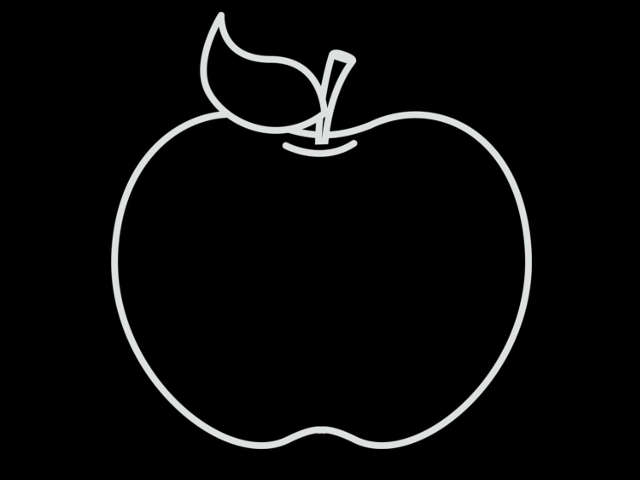
//> input picture app/apple.jpg, 640 x 480 px, given in place of the camera
$ ./code   (built with g++ and OpenCV 4)
//> lines starting //> are read from the running program, lines starting //| are printed output that depends on the picture; after the words box and inside, x2 and y2 are one past the last pixel; in counts of white or black regions, pixels touching at a corner belong together
#include <iostream>
#include <string>

#include <opencv2/highgui.hpp>
#include <opencv2/imgproc.hpp>
#include <opencv2/opencv.hpp>

using namespace cv;
using namespace std;


// g++ $(pkg-config --cflags --libs opencv4) -std=c++11 code.cpp -o app

//Funkcja odpowiedzialna za nałożenie na plotno zadanego obrazu
void overlayImage(const cv::Mat &background, const cv::Mat &foreground,
  cv::Mat &output, cv::Point2i location)
{
  background.copyTo(output);
  for(int y = std::max(location.y , 0); y < background.rows; ++y)
  {
    int fY = y - location.y;
    if(fY >= foreground.rows)
      break;
    for(int x = std::max(location.x, 0); x < background.cols; ++x)
    {
      int fX = x - location.x;
      if(fX >= foreground.cols)
        break;
      double opacity =
        ((double)foreground.data[fY * foreground.step + fX * foreground.channels() + 3])

        / 255.;
      for(int c = 0; opacity > 0 && c < output.channels(); ++c)
      {
        unsigned char foregroundPx =
          foreground.data[fY * foreground.step + fX * foreground.channels() + c];
        unsigned char backgroundPx =
          background.data[y * background.step + x * background.channels() + c];
        output.data[y*output.step + output.channels()*x + c] =
          backgroundPx * (1.-opacity) + foregroundPx * opacity;
      }
    }
  }
}


 int main( int argc, char** argv )
 {
    VideoCapture cap(0);

    //sprawdzenie dostepu do kamery urzadzenia
    if ( !cap.isOpened() )
    {
         cout << "Cannot open the web cam" << endl;
         return -1;
    }

    //uruchomienie okna z przechwyconym obrazem z kamery
    namedWindow("Control", WINDOW_AUTOSIZE);

    int iLowH = 102;
    int iHighH = 179;

    int iLowS = 150;
    int iHighS = 255;

    int iLowV = 60;
    int iHighV = 255;

    createTrackbar("LowH", "Control", &iLowH, 179);
    createTrackbar("HighH", "Control", &iHighH, 179);

    createTrackbar("LowS", "Control", &iLowS, 255);
    createTrackbar("HighS", "Control", &iHighS, 255);

    createTrackbar("LowV", "Control", &iLowV, 255);
    createTrackbar("HighV", "Control", &iHighV, 255);

    int iLastX = -1;
    int iLastY = -1;

    Mat imgTmp;
    cap.read(imgTmp);
//> imgTmp is the input picture: 480 rows x 640 cols, CV_8UC3; mean B, G, R 9, 9, 8.9

    Mat imgLines = Mat::zeros( imgTmp.size(), CV_8UC3 );;

    while (true)
    {
        Mat imgOriginal;

        bool bSuccess = cap.read(imgOriginal);

        if (!bSuccess)
        {
             cout << "Cannot read a frame from video stream" << endl;
             break;
        }

        Mat imgHSV;

        cvtColor(imgOriginal, imgHSV, COLOR_BGR2HSV);
//> imgHSV: 480 rows x 640 cols, CV_8UC3; mean H, S, V 3.1, 1.6, 9

        Mat imgThresholded;

        inRange(imgHSV, Scalar(iLowH, iLowS, iLowV), Scalar(iHighH, iHighS, iHighV), imgThresholded);
//> imgThresholded: 480 rows x 640 cols, CV_8UC1; every value is 0

        erode(imgThresholded, imgThresholded, getStructuringElement(MORPH_ELLIPSE, Size(5, 5)) );
        dilate( imgThresholded, imgThresholded, getStructuringElement(MORPH_ELLIPSE, Size(5, 5)) );

        dilate( imgThresholded, imgThresholded, getStructuringElement(MORPH_ELLIPSE, Size(5, 5)) );
        erode(imgThresholded, imgThresholded, getStructuringElement(MORPH_ELLIPSE, Size(5, 5)) );

        Moments oMoments = moments(imgThresholded);
//> oMoments = moments, m00 0

        double dM01 = oMoments.m01;
//> dM01 = 0
        double dM10 = oMoments.m10;
//> dM10 = 0
        double dArea = oMoments.m00;
//> dArea = 0

        if (dArea > 10000) {
           int posX = dM10 / dArea;
           int posY = dM01 / dArea;

           if (iLastX >= 0 && iLastY >= 0 && posX >= 0 && posY >= 0) {
			        if (waitKey(60) == 113) {
                line(imgLines, Point(posX, posY), Point(iLastX, iLastY), Scalar(0,0,255), 15);
				      }
		  	      if (waitKey(60) == 119) {
         	      line(imgLines, Point(posX, posY), Point(iLastX, iLastY), Scalar(0,255,0), 15);
          	  }
				      else if (waitKey(60) == 101)
       		    {
         	      line(imgLines, Point(posX, posY), Point(iLastX, iLastY), Scalar(0,0,0), 15);
          	  }
           }
           iLastX = posX;
           iLastY = posY;
        }

		Mat apple = imread("apple.png", IMREAD_UNCHANGED);
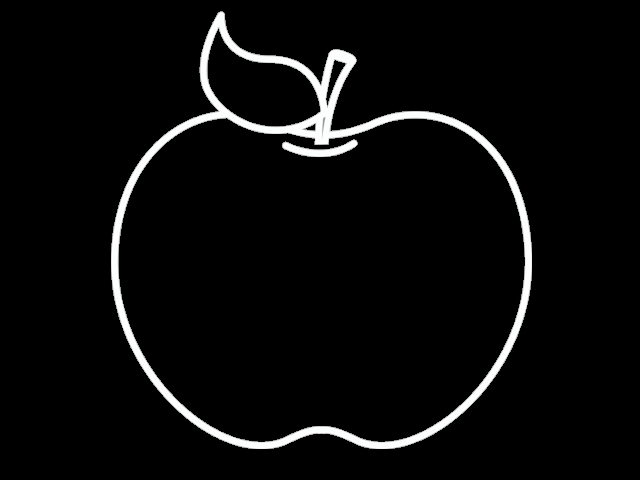
//> input picture app/apple.png, 640 x 480 px
//> apple is the input picture: 480 rows x 640 cols, CV_8UC4; mean B, G, R, A 11, 11, 10.9, 11.8

		Mat result;

		overlayImage(imgOriginal, apple, result, cv::Point(300,100));
//> after the loop in overlayImage, `for(int y = std::max(location.y , 0); y < background.rows; ++y)`:
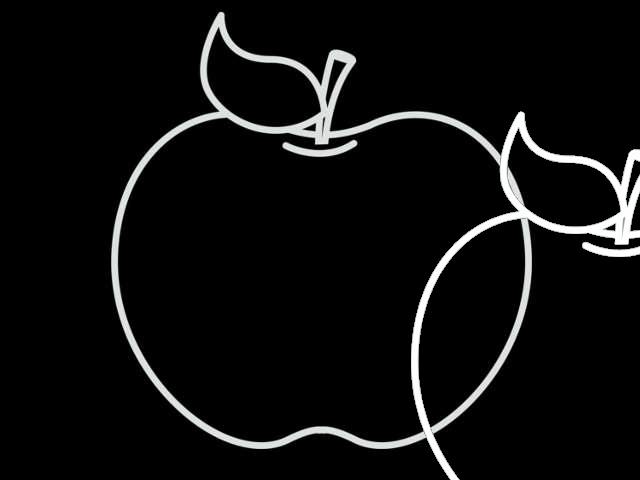
//> output: 480 rows x 640 cols, CV_8UC3; 2.42% of pixels changed, all inside (x1, y1, x2, y2) = (411, 111, 640, 480)

		namedWindow("Apple", WINDOW_AUTOSIZE);


        Mat imgOriginalFlipped;

        //apple = apple + imgLines;
		    imgOriginal = imgOriginal + imgLines;
        //flip(apple,appleFlipped,1);
        //imshow("Lines", imgFlipped);
        flip(imgOriginal,imgOriginalFlipped,1);
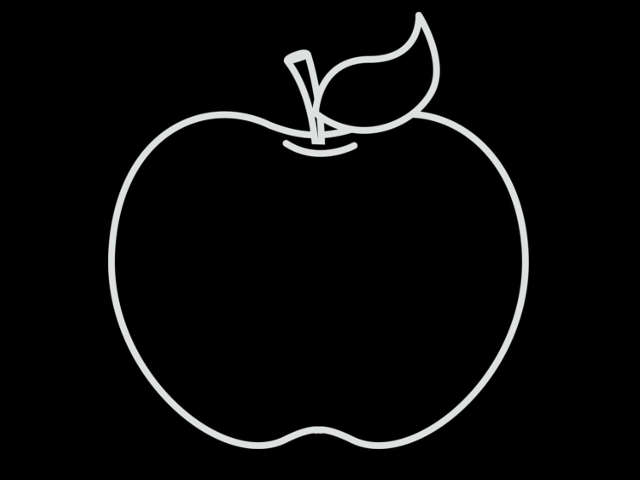
//> imgOriginalFlipped: 480 rows x 640 cols, CV_8UC3; mean B, G, R 9, 9, 8.9
        //imshow("Original", imgOriginalFlipped);

        Mat resultFlipped;

        result = result + imgLines;
        flip(result, resultFlipped, 1);
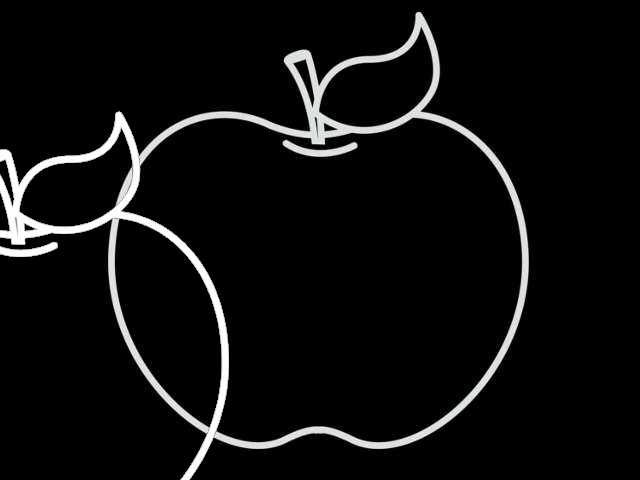
//> resultFlipped: 480 rows x 640 cols, CV_8UC3; mean B, G, R 14.4, 14.5, 14.3
        imshow("result", resultFlipped);


        if (waitKey(30) == 27)
//> the Esc key is pressed
        {
           cout << "Program ended..." << endl;
           break;
        }
     }

    return 0;

}
